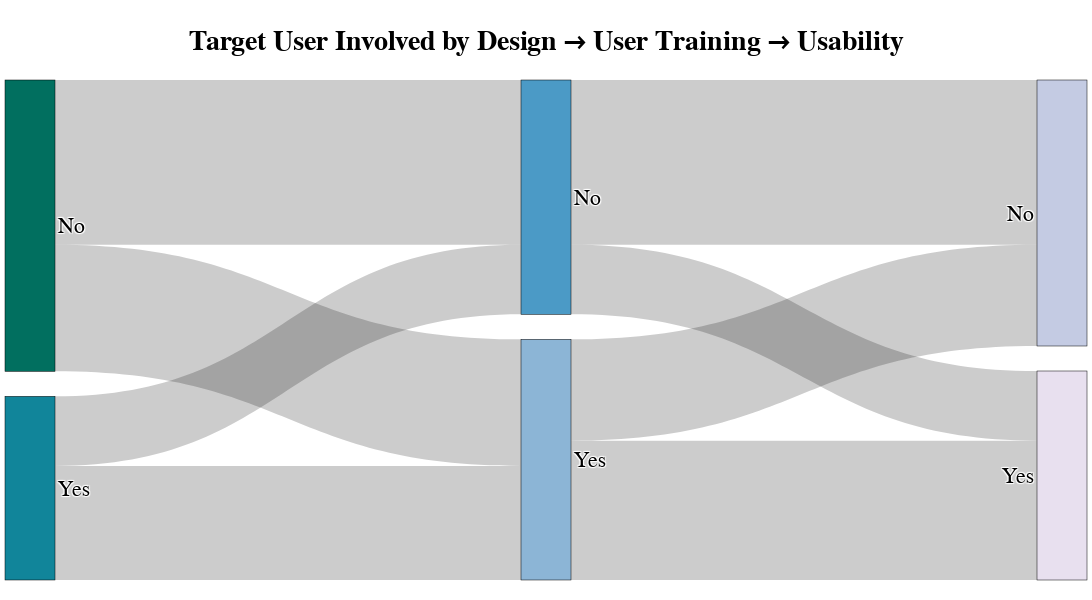

Write notebook code for a chart like this one.
### Code cell
# Count occurrences of (Design → Training) and (Training → Usability)
df_counts_1 = df.groupby(["Target User Involved by Design", "User Training"]).size().reset_index(name="Count")
df_counts_2 = df.groupby(["User Training", "Usability"]).size().reset_index(name="Count")

# Add prefixes to differentiate nodes
df_counts_1["Target User Involved by Design"] = "Design: " + df_counts_1["Target User Involved by Design"]
df_counts_1["User Training"] = "Training: " + df_counts_1["User Training"]
df_counts_2["User Training"] = "Training: " + df_counts_2["User Training"]
df_counts_2["Usability"] = "Usability: " + df_counts_2["Usability"]

# Create unique category list combining all three columns
categories = pd.unique(pd.concat([
    df_counts_1["Target User Involved by Design"],
    df_counts_1["User Training"],
    df_counts_2["Usability"]
])).tolist()

# Map categories to numerical indices
category_map = {category: i for i, category in enumerate(categories)}

# Apply mapping
df_counts_1["Target User Involved by Design"] = df_counts_1["Target User Involved by Design"].map(category_map)
df_counts_1["User Training"] = df_counts_1["User Training"].map(category_map)
df_counts_2["User Training"] = df_counts_2["User Training"].map(category_map)
df_counts_2["Usability"] = df_counts_2["Usability"].map(category_map)

# Combine the two dataframes to create source-target-value lists
source = df_counts_1["Target User Involved by Design"].tolist() + df_counts_2["User Training"].tolist()
target = df_counts_1["User Training"].tolist() + df_counts_2["Usability"].tolist()
values = df_counts_1["Count"].tolist() + df_counts_2["Count"].tolist()

# Create the Sankey diagram
fig = go.Figure(go.Sankey(
    node=dict(
        pad=25,
        thickness=50,
        line=dict(color="black", width=0.5),
        label=[c.replace("Design: ", "").replace("Training: ", "").replace("Usability: ", "") for c in categories],
        color=sns.color_palette(palette, n_colors=len(categories)).as_hex()
    ),
    link=dict(
        source=source,
        target=target,
        value=values
    )
))

# Customize layout
fig.update_layout(
    title=dict(
        text="Target User Involved by Design → User Training → Usability",
        font=dict(size=28, family="Arial", color="black", weight="bold"),
        x=0.5,
        y=0.95
    ),
    font=dict(size=22, family="Arial", color="black"),
    autosize=False,
    width=1100,
    height=600,
    margin=dict(l=5, r=5, t=80, b=20)
)

# Save as PDF
fig.write_image("plots/design_training_usability_sankey.pdf", scale=4)

# Optional: Show DataFrames for inspection
print(df_counts_1)
print(df_counts_2)

# Show the Sankey diagram
fig.show()

### Figure 1 — Plotly figure (JSON) as saved in the notebook; plotly's stock layout.template omitted (floating-point values rounded to 4 significant figures)
{"data": [{"link": {"source": [0, 0, 1, 1, 2, 2, 3, 3], "target": [2, 3, 2, 3, 4, 5, 4, 5], "value": [26, 20, 11, 18, 26, 11, 16, 22]}, "node": {"color": ["#016f5f", "#11859a", "#4b9ac6", "#8cb5d6", "#c4cbe3", "#e8e0ef"], "label": ["No", "Yes", "No", "Yes", "No", "Yes"], "line": {"color": "black", "width": 0.5}, "pad": 25, "thickness": 50}, "type": "sankey"}], "layout": {"autosize": false, "font": {"color": "black", "family": "Arial", "size": 22}, "height": 600, "margin": {"b": 20, "l": 5, "r": 5, "t": 80}, "title": {"font": {"color": "black", "family": "Arial", "size": 28, "weight": "bold"}, "text": "Target User Involved by Design → User Training → Usability", "x": 0.5, "y": 0.95}, "width": 1100}}
